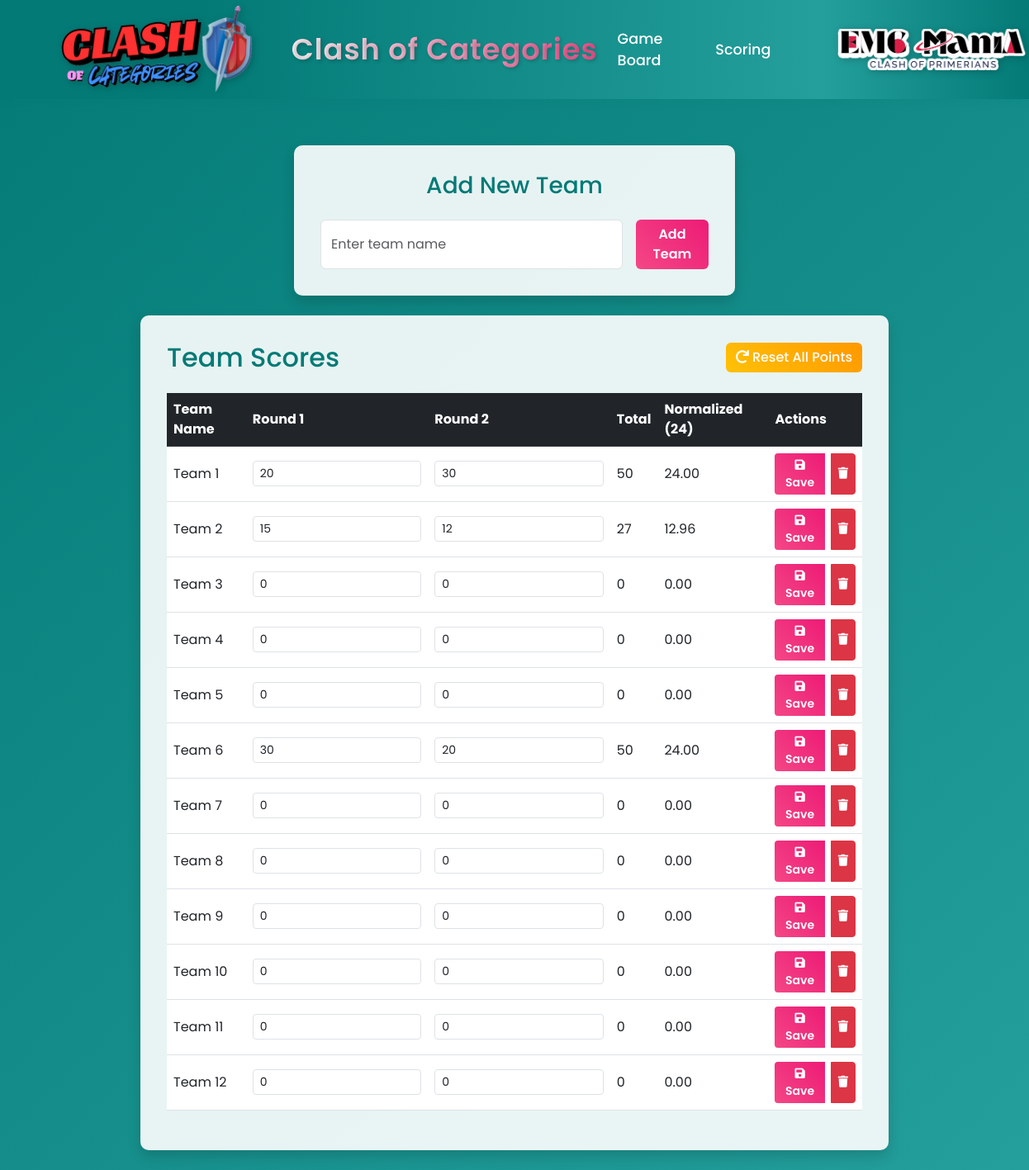
/scoring/, run on an earlier commit of the app's database.
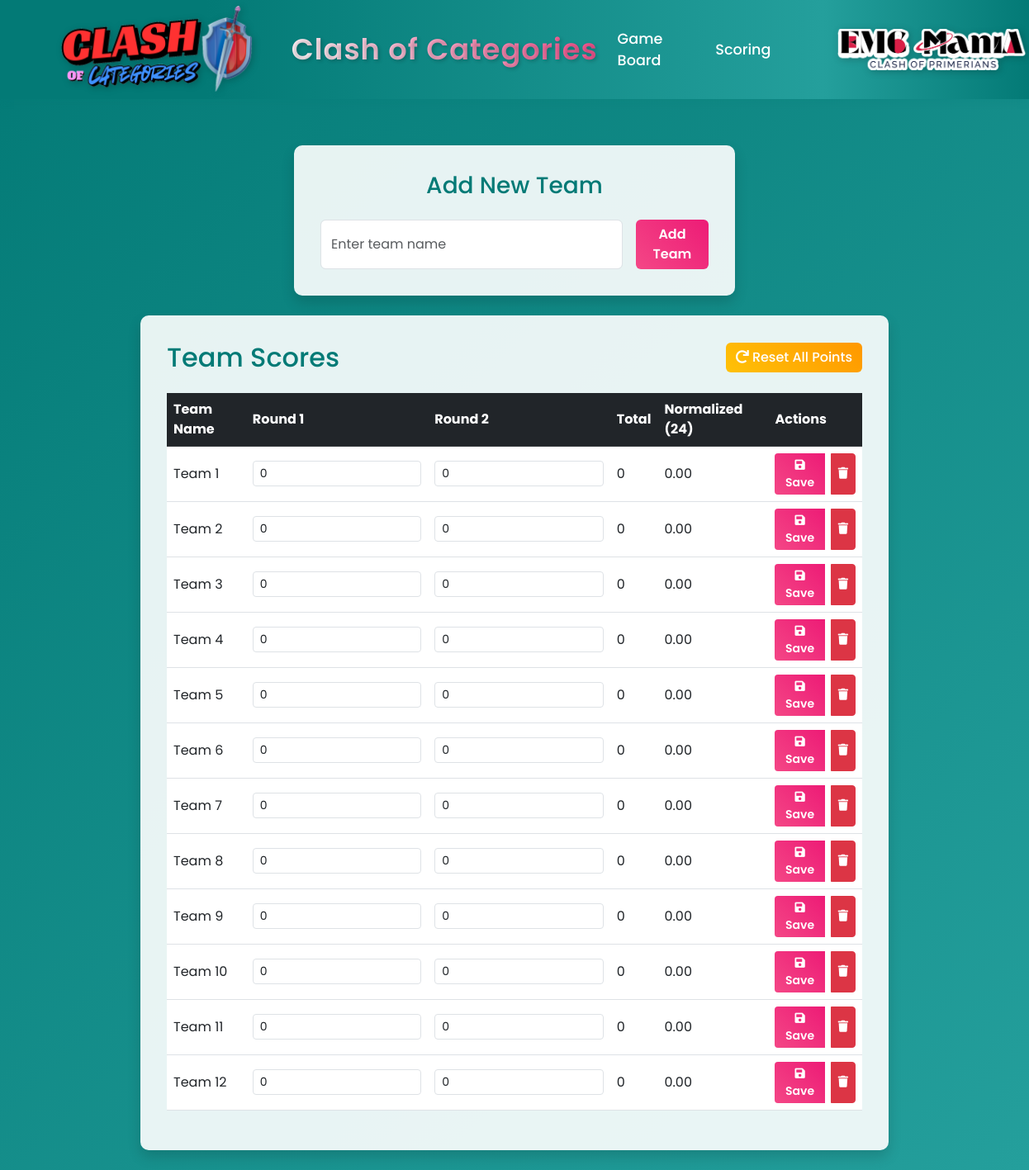
And on a later commit of the database.
### game/models.py (models this page shows, shortened)
class Team(models.Model):
    name = models.CharField(max_length=100)
    round1_score = models.IntegerField(default=0)
    round2_score = models.IntegerField(default=0)
    total_score = models.IntegerField(default=0)
    normalized_score = models.FloatField(default=0.0)

### game/views.py (the view, shortened to what this page needs)
# urls.py: path('scoring/', views.scoring_page, name='scoring'),
def scoring_page(request):
    teams = Team.objects.all()
    return render(request, 'game/scoring.html', {'teams': teams})

### game/templates/game/scoring.html (shortened to what this page needs)
{% extends 'game/base.html' %}
{% block content %}
<div class="container-fluid py-4">
    <div class="row justify-content-center mb-4">
        <div class="col-md-6">
            <div class="card shadow">
                <div class="card-body">
                    <h3 class="text-center mb-4">Add New Team</h3>
                    <form id="addTeamForm" class="d-flex gap-3">
                        <input type="text" class="form-control" id="teamName" placeholder="Enter team name" required>
                        <button type="submit" class="btn btn-primary">Add Team</button>
                    </form>
                </div>
            </div>
        </div>
    </div>
    <div class="row justify-content-center">
        <div class="col-md-10">
            <div class="card shadow">
                <div class="card-body">
                    <div class="d-flex justify-content-between align-items-center mb-4">
                        <h2 class="mb-0">Team Scores</h2>
                        <button type="button" class="btn btn-warning" onclick="resetAllScores()">
                            <i class="fas fa-redo"></i> Reset All Points
                        </button>
                    </div>
                    <div class="table-responsive">
                        <table class="table table-hover">
                            <thead class="table-dark">
                                <tr>
                                    <th>Team Name</th>
                                    <th>Round 1</th>
                                    <th>Round 2</th>
                                    <th>Total</th>
                                    <th>Normalized (24)</th>
                                    <th>Actions</th>
                                </tr>
                            </thead>
                            <tbody>
                                {% for team in teams %}
                                <tr data-team-id="{{ team.id }}">
                                    <td class="align-middle">{{ team.name }}</td>
                                    <td>
                                        <input type="number" class="form-control form-control-sm round1-score"
                                               value="{{ team.round1_score }}" min="0">
                                    </td>
                                    <td>
                                        <input type="number" class="form-control form-control-sm round2-score"
                                               value="{{ team.round2_score }}" min="0">
                                    </td>
                                    <td class="total-score align-middle">{{ team.total_score }}</td>
                                    <td class="normalized-score align-middle">{{ team.normalized_score|floatformat:2 }}</td>
                                    <td>
                                        <div class="btn-group">
                                            <button class="btn btn-primary btn-sm save-scores"
                                                    onclick="saveTeamScores({{ team.id }})">
                                                <i class="fas fa-save"></i> Save
                                            </button>
                                            <button class="btn btn-danger btn-sm"
                                                    onclick="deleteTeam({{ team.id }})">
                                                <i class="fas fa-trash"></i>
                                            </button>
                                        </div>
                                    </td>
                                </tr>
                                {% endfor %}
                            </tbody>
                        </table>
                    </div>
                </div>
            </div>
        </div>
    </div>
</div>
{% endblock %}
{% block extra_css %}
<link href="https://cdnjs.cloudflare.com/ajax/libs/font-awesome/5.15.4/css/all.min.css" rel="stylesheet">
{% endblock %}

### game/templates/game/base.html (shortened to what this page needs)
<!DOCTYPE html>
{% load static %}
<html lang="en">
<head>
    <link href="https://cdn.jsdelivr.net/npm/bootstrap@5.3.0/dist/css/bootstrap.min.css" rel="stylesheet">
    <link href="{% static 'game/css/style.css' %}" rel="stylesheet">
    {% block extra_css %}{% endblock %}
</head>
<body>
    <nav class="navbar navbar-expand-lg navbar-dark">
        <div class="container">
            <a class="navbar-brand" href="{% url 'game:landing' %}">
                <img src="{% static 'game/images/clash-of-categories1.png' %}" alt="Game Logo" class="navbar-logo">
                <span class="navbar-brand-text">Clash of Categories</span>
            </a>
            <div class="navbar-nav ms-auto me-4">
                <a class="nav-link" href="{% url 'game:game_board' %}">Game Board</a>
                <a class="nav-link" href="{% url 'game:scoring' %}">Scoring</a>
            </div>
            <div class="emc-logo-container">
                <img src="{% static 'game/images/EMC-MANIA.png' %}" alt="EMC MANIA" class="emc-logo">
            </div>
        </div>
    </nav>
    <div class="container main-container">
        {% block content %}{% endblock %}
    </div>
</body>
</html>

### game/static/game/css/style.css (style rules this page uses)
body { background: linear-gradient(135deg, #f5f7fa 0%, #e4e8eb 100%); min-height: 100vh; font-family: 'Poppins', sans-serif; }
.navbar { background: linear-gradient(90deg, #2c3e50 0%, #3498db 100%); padding: 1rem 0; box-shadow: 0 2px 10px rgba(0, 0, 0, 0.1); }
.navbar-brand { color: #fff !important; font-weight: 600; font-size: 1.5rem; display: flex; align-items: center; gap: 1rem; }
.navbar-logo { height: 40px; width: auto; }
.container { padding-top: 2rem; }
.card-body { padding: 2.5rem; }

### game/templates/game/base.html (style rules this page uses)
:root { --dark-teal: #037a76; --light-teal: #249f9c; --white: #ffffff; --light-pink: #f44786; --dark-pink: #ed1b76; }
body { background: linear-gradient(135deg, var(--dark-teal) 0%, var(--light-teal) 100%); min-height: 100vh; font-family: 'Poppins', sans-serif; color: var(--white); }
.navbar { background: linear-gradient(90deg, var(--dark-teal) 0%, var(--dark-teal) 20%, var(--light-teal) 80%, var(--dark-teal) 100% ); padding: 0; box-shadow: 0 2px 10px rgba(3, 122, 118, 0.2); min-height: 120px; display: flex; align-items: stretch; }
.navbar .container { padding-top: 0; display: flex; align-items: stretch; justify-content: space-between; }
.navbar-brand { color: var(--white) !important; font-weight: 600; font-size: 2.2rem; display: flex; align-items: center; gap: 2.5rem; padding: 0; height: 100%; margin: 0; }
.navbar-logo { height: 110px; width: auto; transition: transform 0.3s ease; object-fit: contain; filter: drop-shadow(2px 2px 4px rgba(0, 0, 0, 0.2)); }
.navbar-brand-text { text-shadow: 2px 2px 4px rgba(0, 0, 0, 0.2); white-space: nowrap; letter-spacing: 1px; background: linear-gradient(45deg, var(--white) 0%, var(--light-pink) 100%); -webkit-background-clip: text; -webkit-text-fill-color: transparent; }
.emc-logo-container { height: 120px; display: flex; align-items: center; padding-right: 1rem; }
.emc-logo { height: 50px; width: auto; transition: transform 0.3s ease; object-fit: contain; margin-left: 2rem; filter: drop-shadow(2px 2px 4px rgba(0, 0, 0, 0.2)); }
.main-container { padding-top: 2rem; }
.card { background: rgba(255, 255, 255, 0.9); border: none; border-radius: 10px; box-shadow: 0 4px 6px rgba(3, 122, 118, 0.1); transition: all 0.3s ease; }
.card-body { color: var(--dark-teal); padding: 1.5rem; }
.btn-primary { background: linear-gradient(45deg, var(--light-pink) 0%, var(--dark-pink) 100%); border: none; color: var(--white); font-weight: 600; transition: all 0.3s ease; }
h1, h2, h3, h4, h5, h6 { color: var(--dark-teal); }
.nav-link { color: var(--white) !important; font-size: 1.1rem; font-weight: 500; padding: 0.5rem 1.5rem !important; transition: all 0.3s ease; position: relative; }
.nav-link::after { content: ''; position: absolute; bottom: 0; left: 50%; transform: translateX(-50%); width: 0; height: 2px; background: var(--light-pink); transition: width 0.3s ease; }
.navbar-nav { display: flex; gap: 1rem; align-items: center; }

### game/templates/game/scoring.html (style rules this page uses)
.table td, .table th { vertical-align: middle; }
.btn-group { gap: 0.5rem; }
input[type="number"] { min-width: 80px; }
.card { border: none; border-radius: 10px; }
.card-body { padding: 2rem; }
.table thead th { border-top: none; }
.btn-primary { background-color: var(--dark-teal); border-color: var(--dark-teal); }
.btn-warning { background: linear-gradient(45deg, #ffc107 0%, #ff9800 100%); border: none; color: #fff; font-weight: 500; transition: all 0.3s ease; }

What changed in the data, as far as the page shows it:
changed Team "Team 1": round1_score "20" → "0"; round2_score "30" → "0"; total_score "50" → "0"; normalized_score "24.00" → "0.00"
changed Team "Team 2": round1_score "15" → "0"; round2_score "12" → "0"; total_score "27" → "0"; normalized_score "12.96" → "0.00"
changed Team "Team 6": round1_score "30" → "0"; round2_score "20" → "0"; total_score "50" → "0"; normalized_score "24.00" → "0.00"
